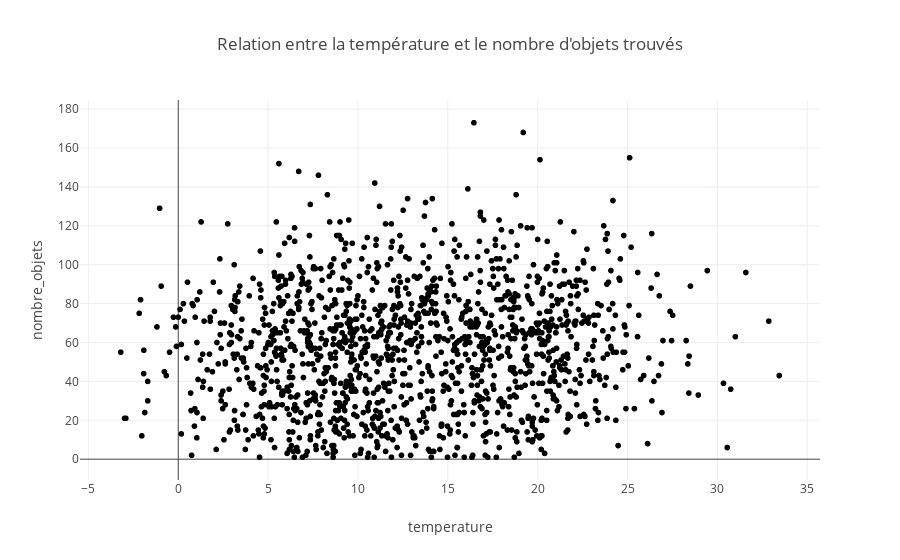

Write notebook code for a chart like this one.
### Markdown cell above
## Afficher le nombre d’objets trouvés en fonction de la température sur un scatterplot. Est ce que le nombre d’objets perdus est corrélé à la temperature d'après ce graphique?

### Code cell
# Création du scatterplot
fig = px.scatter(df, x='temperature', y='nombre_objets', 
                 title='Relation entre la température et le nombre d\'objets trouvés')
fig.show()

### Figure 1 — Plotly figure (JSON) as saved in the notebook; plotly's stock layout.template omitted (floating-point values rounded to 4 significant figures; data arrays with more than 128 entries replaced by an {"elided": "..."} marker saying what was removed)
{"data": [{"hovertemplate": "temperature=%{x}<br>nombre_objets=%{y}<extra></extra>", "legendgroup": "", "marker": {"color": "#000001", "symbol": "circle"}, "mode": "markers", "name": "", "showlegend": false, "type": "scattergl", "x": {"elided": "1428 float values"}, "xaxis": "x", "y": {"elided": "1428 int values"}, "yaxis": "y"}], "layout": {"legend": {"tracegroupgap": 0}, "title": {"text": "Relation entre la température et le nombre d'objets trouvés"}, "xaxis": {"anchor": "y", "domain": [0, 1], "title": {"text": "temperature"}}, "yaxis": {"anchor": "x", "domain": [0, 1], "title": {"text": "nombre_objets"}}}}
